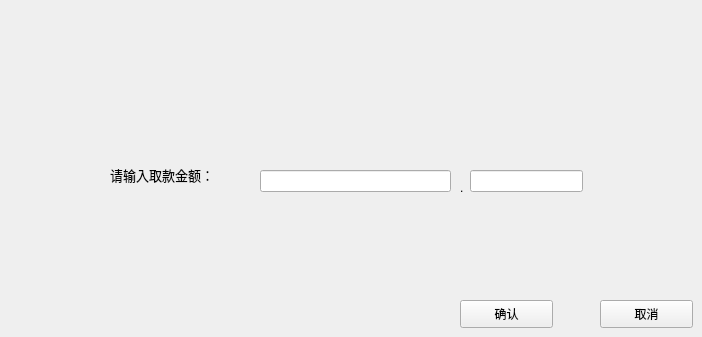
    <widget class="QWidget" name="page_12">
     <widget class="QPushButton" name="pushButton_25">
      <property name="geometry">
       <rect>
        <x>460</x>
        <y>300</y>
        <width>93</width>
        <height>28</height>
       </rect>
      </property>
      <property name="text">
       <string>确认</string>
      </property>
     </widget>
     <widget class="QPushButton" name="return_tof9">
      <property name="geometry">
       <rect>
        <x>600</x>
        <y>300</y>
        <width>93</width>
        <height>28</height>
       </rect>
      </property>
      <property name="text">
       <string>取消</string>
      </property>
     </widget>
     <widget class="QLabel" name="label_47">
      <property name="geometry">
       <rect>
        <x>110</x>
        <y>150</y>
        <width>151</width>
        <height>51</height>
       </rect>
      </property>
      <property name="text">
       <string>&lt;html&gt;&lt;head/&gt;&lt;body&gt;&lt;p&gt;&lt;span style=&quot; font-size:10pt;&quot;&gt;请输入取款金额：&lt;/span&gt;&lt;/p&gt;&lt;/body&gt;&lt;/html&gt;</string>
      </property>
     </widget>
     <widget class="QLineEdit" name="lineEdit_17">
      <property name="geometry">
       <rect>
        <x>260</x>
        <y>170</y>
        <width>191</width>
        <height>22</height>
       </rect>
      </property>
     </widget>
     <widget class="QLineEdit" name="lineEdit_18">
      <property name="geometry">
       <rect>
        <x>470</x>
        <y>170</y>
        <width>113</width>
        <height>22</height>
       </rect>
      </property>
     </widget>
     <widget class="QLabel" name="label_48">
      <property name="geometry">
       <rect>
        <x>460</x>
        <y>180</y>
        <width>16</width>
        <height>16</height>
       </rect>
      </property>
      <property name="text">
       <string>.</string>
      </property>
     </widget>
    </widget>
